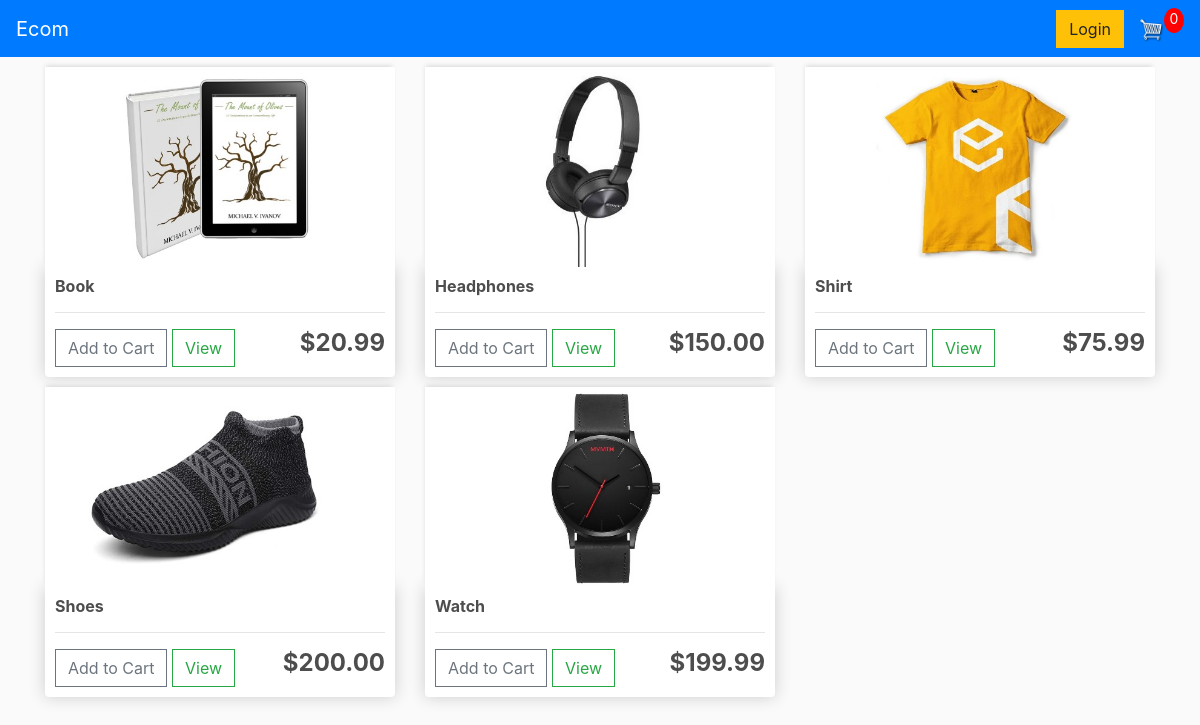
The page / on the database its author committed.
### store/models.py (models this page shows)
class ProductModel(models.Model):
    price = models.FloatField()
    main_image = models.ImageField(upload_to=get_image_subdirectory_for_item_images)
    title = models.CharField(max_length=50)
    SKU = models.CharField(max_length=20, unique=True)
    digital = models.BooleanField(default=False)

### store/views.py (the view)
# urls.py: path('', include('store.urls')),
def store(request):
    cart = Cart(user=request.user, cookies=request.COOKIES)
    products = Products.get_all()
    context = {
        'cart': cart,
        'products': products,
    }
    return render(request, 'store/store.html', context)

### shop/services/сart.py (called while the page is built, shortened)
    @staticmethod
    def get_all():
        return ProductModel.objects.all()

    def get_amount_of_items(self) -> float:
        return sum([item.quantity for item in self.get_items()])

    def get_items(self):
        result = {}
        return result

    def get_amount_of_items(self) -> float:
        return self._storage.get_amount_of_items()

### templates/store/store.html (shortened to what this page needs)
{% extends 'store/base.html' %}
{% load static %}
{% load mathfilters %}
{% block body %}
    <div class="row">
        {% for product in products %}
            <div class="col col-lg-4">
                <img class="thumbnail" src="{{product.main_image.url}}" alt="Image of the product">
                <div class="box-element product">
                    <h6><strong>{{ product.title }}</strong></h6>
                    <hr>
                    <button data-SKU="{{product.SKU}}" data-action="add" class="btn btn-outline-secondary add-btn update-cart">Add to Cart</button>
                    <a class="btn btn-outline-success" href="{% url 'product_details' SKU=product.SKU%}">View</a>
                    <h4 style="display: inline-block; float: right"><strong>${{product.price|floatformat:2}}</strong></h4>
                </div>
            </div>
        {% endfor %}
    </div>
{% endblock %}

### static/css/main.css (style rules this page uses)
body { background-color: hsl(0, 0%, 98%); }
h1,h2,h3,h4,h5,h6 { color:hsl(0, 0%, 30%); }
.box-element { box-shadow:hsl(0, 0%, 80%) 0 0 16px; background-color: #fff; border-radius: 4px; padding: 10px; }
.thumbnail { width: 100%; height: 200px; -webkit-box-shadow: -1px -3px 5px -2px rgba(214,214,214,1); -moz-box-shadow: -1px -3px 5px -2px rgba(214,214,214,1); box-shadow: -1px -3px 5px -2px rgba(214,214,214,1); }
.product { border-radius: 0 0 4px 4px; }
.col-lg-4, .col-lg-6, .col-lg-8, .col-lg-12 { margin-top: 10px; }
.btn { border-radius: 0; }

### rows shown on the page
ProductModel: main_image (picture), title "Book", price "20.99"
ProductModel: main_image (picture), title "Headphones", price "150.00"
ProductModel: main_image (picture), title "Shirt", price "75.99"
ProductModel: main_image (picture), title "Shoes", price "200.00"
ProductModel: main_image (picture), title "Watch", price "199.99"

### other values the page prints
{{ cart.get_amount_of_items }} "0"
